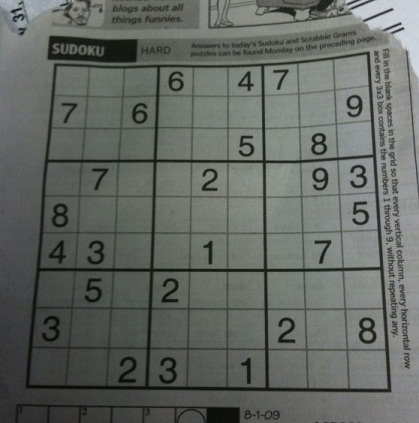
#> input picture images/sudoku.jpg, 419 x 423 px
$ python gradient.py   (older library calls are emulated)
#> lines starting #> are read from the running program, lines starting #| are printed output that depends on the picture; after the words box and inside, x2 and y2 are one past the last pixel; in counts of white or black regions, pixels touching at a corner belong together
import cv2
import numpy as np
import matplotlib.pyplot as plt


def displyImg(img):
    fig = plt.figure(figsize=(50, 50))
    fig = fig.add_subplot(111)
    fig.imshow(img, cmap='gray')
    plt.show()


img = cv2.imread('./images/sudoku.jpg', 0)
#> img: shape (423, 419); min 5, max 218, mean 101.9

# sobel discovers x or y line in the picture of gradient
sobelx = cv2.Sobel(src=img, ddepth=cv2.CV_64F, dx=1, dy=0, ksize=5)
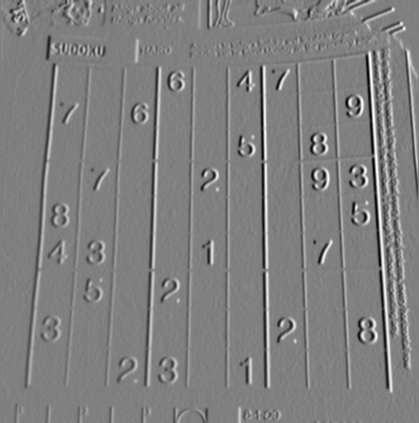
#> sobelx: shape (423, 419) float64; min -5263, max 5236, mean 21.3; drawn with min black and max white
sobely = cv2.Sobel(src=img, ddepth=cv2.CV_64F, dx=0, dy=1, ksize=5)
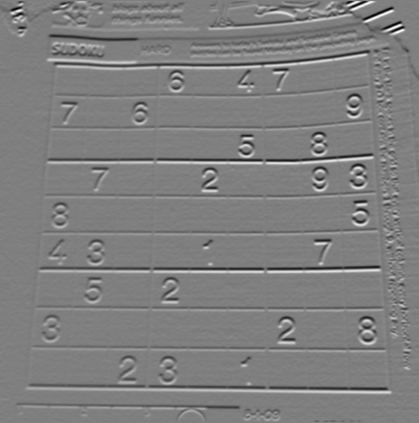
#> sobely: shape (423, 419) float64; min -6276, max 6254, mean -16.4; drawn with min black and max white

# laplacian great edge detection, more clear
laplacian = cv2.Laplacian(img, cv2.CV_64F)
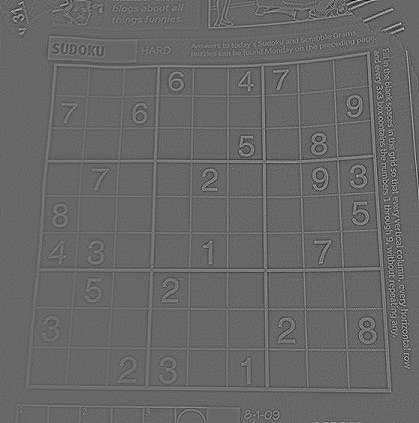
#> laplacian: shape (423, 419) float64; min -192, max 281, mean 0; drawn with min black and max white


# blending images

blended = cv2.addWeighted(src1=sobelx, alpha=0.5,
                          src2=sobely, beta=0.5, gamma=0.5)
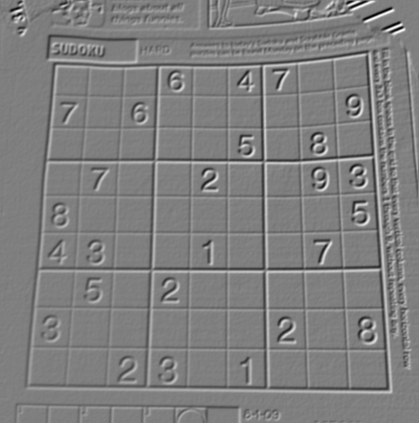
#> blended: shape (423, 419) float64; min -4326.5, max 4312.5, mean 3; drawn with min black and max white


concat = np.concatenate((sobelx, sobely, blended, laplacian), 1)
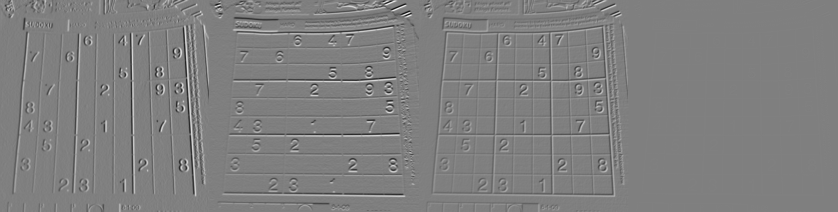
#> concat: shape (423, 1676) float64 (shown at 1/2 size); min -6276, max 6254, mean 2; drawn with min black and max white


# threshold, convert img to black and white
ret, th1 = cv2.threshold(img, 100, 255, cv2.THRESH_BINARY)
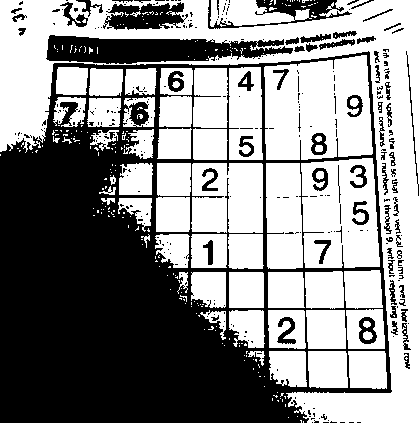
#> th1: shape (423, 419); 54.9% white; 303 black regions (226 under 20 px), largest, box (x1, y1, x2, y2) and area: (0, 51, 392, 423) 65753, (46, 35, 293, 64) 4760, (103, 2, 188, 30) 1520

# gradient
kernel = np.ones((5, 5), np.uint8)
gradient = cv2.morphologyEx(blended, cv2.MORPH_GRADIENT, kernel)
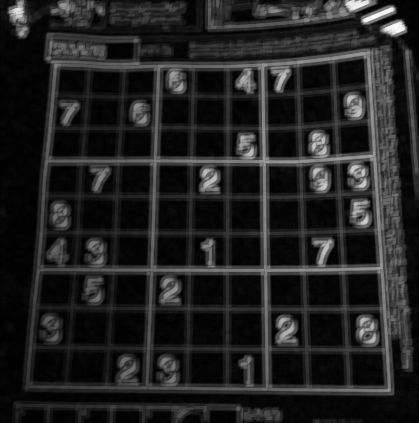
#> gradient: shape (423, 419) float64; min 41, max 8615, mean 1190.8; drawn with min black and max white

displyImg(concat)

$ run again, with images/Dog-Backpack-Carriers.jpg copied over images/sudoku.jpg
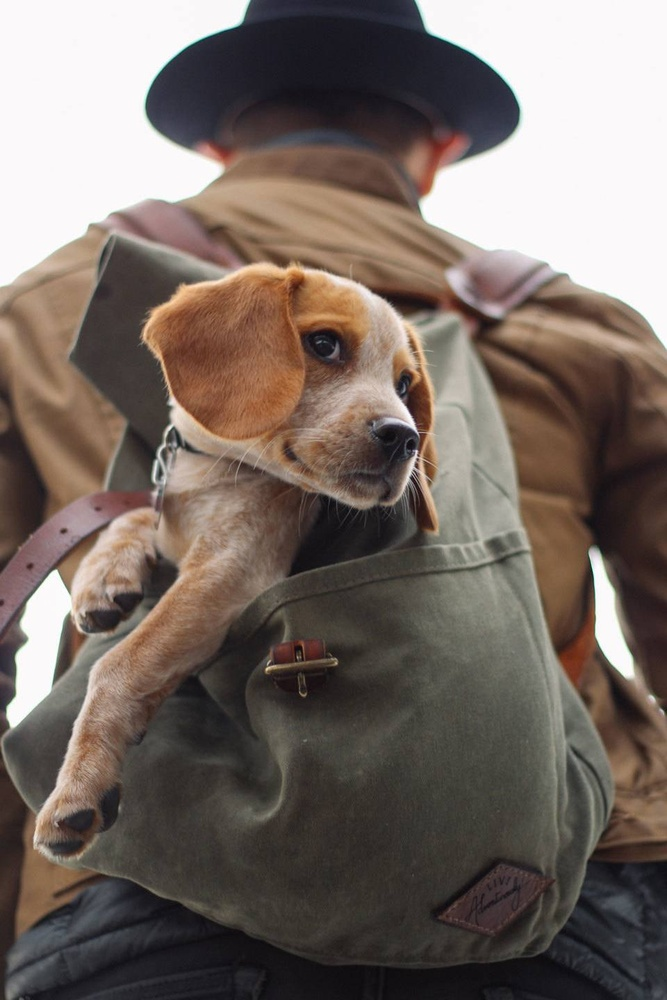
#> input picture images/Dog-Backpack-Carriers.jpg, 667 x 1000 px, shrunk from 960 x 1440 before the run
#> `ret, th1 = cv2.threshold(img, 100, 255, cv2.THRESH_BINARY)`:
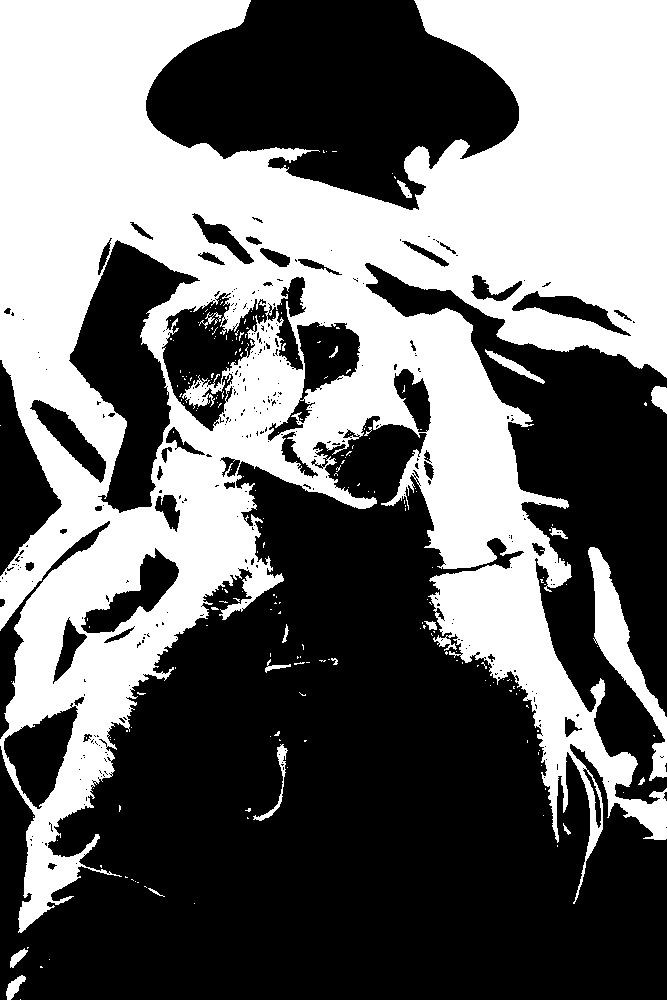
#> th1: shape (1000, 667); 43.2% white; 229 white regions (209 under 20 px), largest, box (x1, y1, x2, y2) and area: (0, 0, 667, 933) 280661, (588, 547, 667, 781) 4493, (485, 349, 545, 384) 430
#> `gradient = cv2.morphologyEx(blended, cv2.MORPH_GRADIENT, kernel)`:
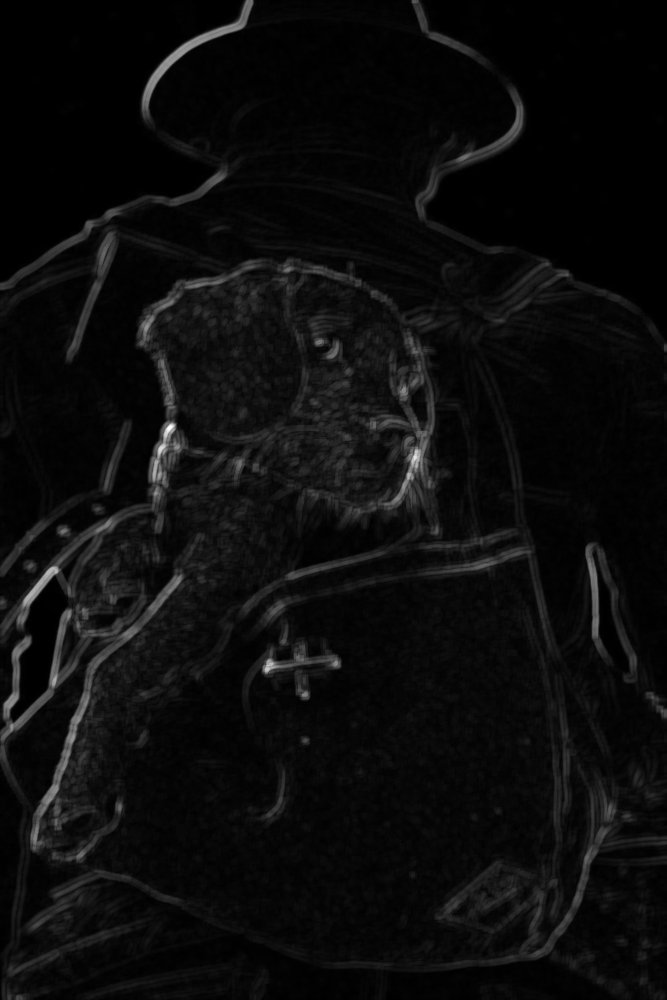
#> gradient: shape (1000, 667) float64; min 0, max 9480, mean 466.7; drawn with min black and max white
